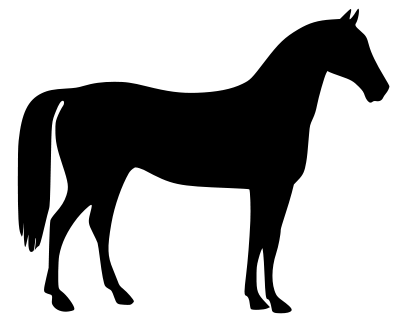
#> input picture horse.png, 400 x 328 px
$ python 20templateMatching.py
#> lines starting #> are read from the running program, lines starting #| are printed output that depends on the picture; after the words box and inside, x2 and y2 are one past the last pixel; in counts of white or black regions, pixels touching at a corner belong together

#lab20 template matching
import cv2
import numpy as np

# Read the main image
img_rgb = cv2.imread('horse.png')
#> img_rgb is the input picture: shape (328, 400, 3); min 0, max 255, mean 170.7

# Convert it to grayscale
img_gray = cv2.cvtColor(img_rgb, cv2.COLOR_BGR2GRAY)

# Read the template
template = cv2.imread('temp.png', 0)
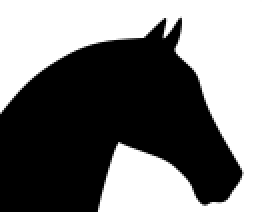
#> input picture temp.png, 131 x 106 px (shown 2 times larger)
#> template is the input picture: shape (106, 131); min 0, max 255, mean 120.8

# Store width and height of template in w and h
w, h = template.shape[::-1]
#> w = 131; h = 106

# Perform match operations.
res = cv2.matchTemplate(img_gray, template, cv2.TM_CCOEFF_NORMED)
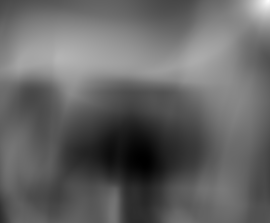
#> res: shape (223, 270) float32; min -0.57, max 1, mean 0.0517; drawn with min black and max white

# Specify a threshold
threshold = 0.8

# Store the coordinates of matched area in a numpy array
loc = np.where(res >= threshold)
#> loc = 62 positions, rows 0 to 7, columns 261 to 269

# Draw a rectangle around the matched region.
for pt in zip(*loc[::-1]):
    cv2.rectangle(img_rgb, pt, (pt[0] + w, pt[1] + h), (0, 255, 255), 2)
#> this loop made 62 passes
#> pt on passes 1 to 12: (261, 0), (262, 0), (263, 0), (264, 0), (265, 0), (266, 0), (267, 0), (268, 0), (269, 0), (261, 1), (262, 1), (263, 1)
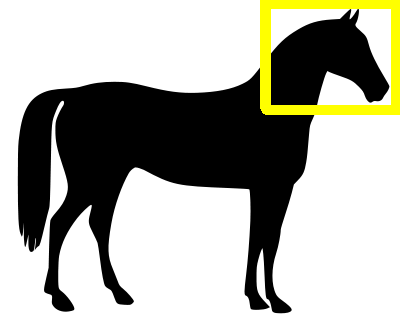
#> img_rgb: shape (328, 400, 3); 3.48% of pixels changed, all inside (x1, y1, x2, y2) = (260, 0, 400, 115)

# Show the final image with the matched area.
cv2.imshow('Detected', img_rgb)
cv2.waitKey(0)
cv2.destroyAllWindows()
